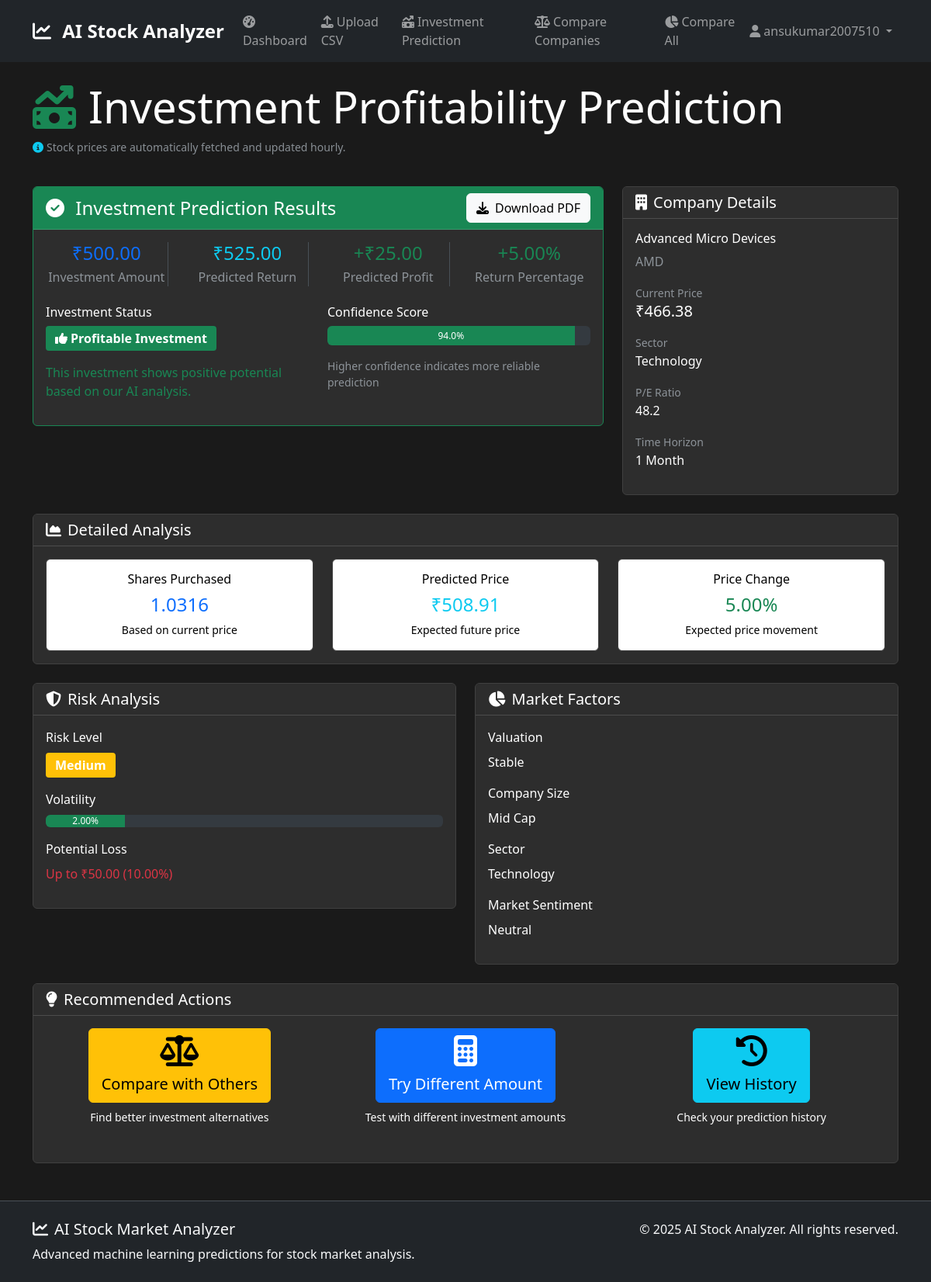
The page /view_investment/1 (signed in) on the database its author committed.
### routes/models.py (models this page shows)
class InvestmentPrediction(db.Model):
    __tablename__ = 'investment_predictions'
    id = db.Column(db.Integer, primary_key=True)
    user_id = db.Column(db.Integer, db.ForeignKey('users.id'), nullable=False, index=True)
    company_id = db.Column(db.Integer, db.ForeignKey('companies.id'), nullable=False, index=True)
    investment_amount = db.Column(db.Float, nullable=False)
    predicted_return = db.Column(db.Float, nullable=False)
    predicted_profit = db.Column(db.Float, nullable=False)
    profit_percentage = db.Column(db.Float, nullable=False)
    is_profitable = db.Column(db.Boolean, nullable=False)
    confidence_score = db.Column(db.Float, nullable=False)
    time_horizon = db.Column(db.String(20), default='1_month')  # 1_week, 1_month, 1_year
    prediction_details = db.Column(db.Text)  # JSON string of detailed prediction data
    created_at = db.Column(db.DateTime, default=datetime.utcnow, index=True)

class Company(db.Model):
    __tablename__ = 'companies'
    id = db.Column(db.Integer, primary_key=True)
    name = db.Column(db.String(100), nullable=False, unique=True)
    symbol = db.Column(db.String(10), nullable=False, unique=True)
    sector = db.Column(db.String(50), nullable=False)
    current_price = db.Column(db.Float, nullable=False)
    market_cap = db.Column(db.BigInteger, nullable=True)
    pe_ratio = db.Column(db.Float, nullable=True)
    historical_data = db.Column(db.Text)  # JSON string of historical price data
    created_at = db.Column(db.DateTime, default=datetime.utcnow)
    updated_at = db.Column(db.DateTime, default=datetime.utcnow, onupdate=datetime.utcnow)
    investment_predictions = db.relationship('InvestmentPrediction', backref='company', lazy=True, cascade='all, delete-orphan')
    comparison_company1 = db.relationship('CompanyComparison', foreign_keys='CompanyComparison.company1_id', backref='company1', lazy=True, cascade='all, delete-orphan')
    comparison_company2 = db.relationship('CompanyComparison', foreign_keys='CompanyComparison.company2_id', backref='company2', lazy=True, cascade='all, delete-orphan')

### routes/app.py (the view, shortened to what this page needs)
@app.route('/view_investment/<int:id>', methods=['GET', 'POST'])
@login_required
def view_investment(id):
    user_id = session['user_id']
    investment = InvestmentPrediction.query.filter_by(id=id, user_id=user_id).first_or_404()
    company = investment.company
    companies = Company.query.all()  # for the dropdown in the template
    try:
        details = json.loads(investment.prediction_details) if investment.prediction_details else {}
    except Exception:
        details = {}
    results = {
        "success": True,
        "investment_amount": investment.investment_amount,
        "predicted_return": investment.predicted_return,
        "predicted_profit": investment.predicted_profit,
        "profit_percentage": investment.profit_percentage,
        "is_profitable": investment.is_profitable,
        "confidence_score": investment.confidence_score,
        "time_horizon": investment.time_horizon,
        "prediction_details": details,
    }
    return render_template(
        'investment_prediction.html',
        companies=companies,
        results=results,
        company=company,
        investment_amount=investment.investment_amount,
    )

### templates/investment_prediction.html (shortened to what this page needs)
{% extends "base.html" %}
{% block content %}
<div class="row mb-4">
    <div class="col-12">
        <h1 class="display-4">
            <i class="fas fa-money-bill-trend-up me-3 text-success"></i>Investment Profitability Prediction
        </h1>
        <p class="text-muted small mt-2"><i class="fas fa-info-circle me-1 text-info"></i>Stock prices are automatically fetched and updated hourly.</p>
    </div>
</div>
{% if results %}
<div class="row mb-4">
    <div class="col-md-8">
        <div class="card border-{{ 'success' if results.is_profitable else 'danger' }}">
            <div class="card-header bg-{{ 'success' if results.is_profitable else 'danger' }} text-white">
                <div class="d-flex justify-content-between align-items-center">
                    <h4 class="mb-0">
                        <i class="fas fa-{{ 'check-circle' if results.is_profitable else 'exclamation-triangle' }} me-2"></i>
                        Investment Prediction Results
                    </h4>
                    <button onclick="downloadInvestmentPDF()" class="btn btn-light">
                        <i class="fas fa-download me-2"></i>Download PDF
                    </button>
                </div>
            </div>
            <div class="card-body">
                <div class="row text-center mb-4">
                    <div class="col-md-3">
                        <div class="border-end">
                            <h4 class="text-primary mb-1">{{ results.investment_amount|inr }}</h4>
                            <p class="text-muted mb-0">Investment Amount</p>
                        </div>
                    </div>
                    <div class="col-md-3">
                        <div class="border-end">
                            <h4 class="text-info mb-1">{{ results.predicted_return|inr }}</h4>
                            <p class="text-muted mb-0">Predicted Return</p>
                        </div>
                    </div>
                    <div class="col-md-3">
                        <div class="border-end">
                            <h4 class="mb-1">
                                {% if results.predicted_profit > 0 %}
                                    <span class="text-success">+{{ results.predicted_profit|inr }}</span>
                                {% else %}
                                    <span class="text-danger">{{ results.predicted_profit|inr }}</span>
                                {% endif %}
                            </h4>
                            <p class="text-muted mb-0">Predicted Profit</p>
                        </div>
                    </div>
                    <div class="col-md-3">
                        <h4 class="mb-1">
                            {% if results.profit_percentage > 0 %}
                                <span class="text-success">+{{ "%.2f"|format(results.profit_percentage) }}%</span>
                            {% else %}
                                <span class="text-danger">{{ "%.2f"|format(results.profit_percentage) }}%</span>
                            {% endif %}
                        </h4>
                        <p class="text-muted mb-0">Return Percentage</p>
                    </div>
                </div>
                <div class="row">
                    <div class="col-md-6">
                        <h6>Investment Status</h6>
                        {% if results.is_profitable %}
                            <span class="badge bg-success fs-6 mb-3">
                                <i class="fas fa-thumbs-up me-1"></i>Profitable Investment
                            </span>
                            <p class="text-success">This investment shows positive potential based on our AI analysis.</p>
                        {% else %}
                            <span class="badge bg-danger fs-6 mb-3">
                                <i class="fas fa-thumbs-down me-1"></i>Potential Loss
                            </span>
                            <p class="text-danger">Our analysis suggests this investment may result in a loss.</p>
                        {% endif %}
                    </div>
                    <div class="col-md-6">
                        <h6>Confidence Score</h6>
                        <div class="progress mb-3" style="height: 25px;">
                            <div class="progress-bar bg-{{ 'success' if results.confidence_score > 0.7 else 'warning' if results.confidence_score > 0.5 else 'danger' }}"
                                 role="progressbar" style="width: {{ (results.confidence_score * 100)|round }}%">
                                {{ (results.confidence_score * 100)|round }}%
                            </div>
                        </div>
                        <p class="small text-muted">Higher confidence indicates more reliable prediction</p>
                    </div>
                </div>
            </div>
        </div>
    </div>
    <div class="col-md-4">
        <div class="card">
            <div class="card-header">
                <h5 class="mb-0">
                    <i class="fas fa-building me-2"></i>Company Details
                </h5>
            </div>
            <div class="card-body">
                <h6 class="card-title">{{ company.name }}</h6>
                <p class="text-muted">{{ company.symbol }}</p>
                <div class="mb-3">
                    <small class="text-muted">Current Price</small>
                    <h5 class="mb-2">{{ company.current_price|inr }}</h5>
                </div>
                <div class="mb-3">
                    <small class="text-muted">Sector</small>
                    <p class="mb-0">{{ company.sector }}</p>
                </div>
                {% if company.pe_ratio %}
                <div class="mb-3">
                    <small class="text-muted">P/E Ratio</small>
                    <p class="mb-0">{{ company.pe_ratio }}</p>
                </div>
                {% endif %}
                <div class="mb-3">
                    <small class="text-muted">Time Horizon</small>
                      <p class="mb-0">{{ results.time_horizon }}</p>
                </div>
            </div>
        </div>
    </div>
</div>
<div class="row mb-4">
    <div class="col-12">
        <div class="card">
            <div class="card-header">
                <h5 class="mb-0">
                    <i class="fas fa-chart-area me-2"></i>Detailed Analysis
                </h5>
            </div>
            <div class="card-body">
                <div class="row">
                    <div class="col-md-4">
                        <div class="card bg-light">
                            <div class="card-body text-center">
                                <h6 class="card-title">Shares Purchased</h6>
                                <h4 class="text-primary">{{ "%.4f"|format(results.prediction_details.shares_purchased) }}</h4>
                                <p class="card-text small">Based on current price</p>
                            </div>
                        </div>
                    </div>
                    <div class="col-md-4">
                        <div class="card bg-light">
                            <div class="card-body text-center">
                                <h6 class="card-title">Predicted Price</h6>
                                <h4 class="text-info">{{ results.prediction_details.predicted_price|inr }}</h4>
                                <p class="card-text small">Expected future price</p>
                            </div>
                        </div>
                    </div>
                    <div class="col-md-4">
                        <div class="card bg-light">
                            <div class="card-body text-center">
                                <h6 class="card-title">Price Change</h6>
                                <h4 class="{{ 'text-success' if results.prediction_details.price_change > 0 else 'text-danger' }}">
                                    {{ "%.2f"|format(results.prediction_details.price_change_percent) }}%
                                </h4>
                                <p class="card-text small">Expected price movement</p>
                            </div>
                        </div>
                    </div>
                </div>
            </div>
        </div>
    </div>
</div>
<div class="row mb-4">
    <div class="col-md-6">
        <div class="card">
            <div class="card-header">
                <h5 class="mb-0">
                    <i class="fas fa-shield-alt me-2"></i>Risk Analysis
                </h5>
            </div>
            <div class="card-body">
                <div class="mb-3">
                    <label class="form-label">Risk Level</label>
                    <div>
                        {% set risk_level = results.prediction_details.risk_analysis.risk_level %}
                        <span class="badge bg-{{ 'success' if risk_level == 'Low' else 'warning' if risk_level == 'Medium' else 'danger' }} fs-6">
                            {{ risk_level }}
                        </span>
                    </div>
                </div>
                <div class="mb-3">
                    <label class="form-label">Volatility</label>
                    <div class="progress">
                        <div class="progress-bar bg-{{ 'success' if results.prediction_details.risk_analysis.volatility < 3 else 'warning' if results.prediction_details.risk_analysis.volatility < 6 else 'danger' }}"
                             role="progressbar" style="width: {{ results.prediction_details.risk_analysis.volatility * 10 }}%">
                            {{ "%.2f"|format(results.prediction_details.risk_analysis.volatility) }}%
                        </div>
                    </div>
                </div>
                <div class="mb-3">
                    <label class="form-label">Potential Loss</label>
                    <p class="text-danger mb-0">
                        Up to {{ results.prediction_details.risk_analysis.potential_loss_amount|inr }}
                        ({{ "%.2f"|format(results.prediction_details.risk_analysis.potential_loss_percent) }}%)
                    </p>
                </div>
            </div>
        </div>
    </div>
    <div class="col-md-6">
        <div class="card">
            <div class="card-header">
                <h5 class="mb-0">
                    <i class="fas fa-chart-pie me-2"></i>Market Factors
                </h5>
            </div>
            <div class="card-body">
                <div class="mb-3">
                    <label class="form-label">Valuation</label>
                    <p class="mb-1">{{ results.prediction_details.market_factors.pe_analysis }}</p>
                </div>
                <div class="mb-3">
                    <label class="form-label">Company Size</label>
                    <p class="mb-1">{{ results.prediction_details.market_factors.size_analysis }}</p>
                </div>
                <div class="mb-3">
                    <label class="form-label">Sector</label>
                    <p class="mb-1">{{ results.prediction_details.market_factors.sector }}</p>
                </div>
                <div class="mb-3">
                    <label class="form-label">Market Sentiment</label>
                    <p class="mb-0">{{ results.prediction_details.market_factors.market_sentiment }}</p>
                </div>
            </div>
        </div>
    </div>
</div>
<div class="row">
    <div class="col-12">
        <div class="card">
            <div class="card-header">
                <h5 class="mb-0">
                    <i class="fas fa-lightbulb me-2"></i>Recommended Actions
                </h5>
            </div>
            <div class="card-body">
                <div class="row">
                    <div class="col-md-4 text-center mb-3">
                        <a href="{{ url_for('company_comparison') }}" class="btn btn-warning btn-lg">
                            <i class="fas fa-balance-scale fa-2x d-block mb-2"></i>
                            Compare with Others
                        </a>
                        <p class="small mt-2">Find better investment alternatives</p>
                    </div>
                    <div class="col-md-4 text-center mb-3">
                        <button type="button" class="btn btn-primary btn-lg" data-bs-toggle="modal" data-bs-target="#newPredictionModal">
                            <i class="fas fa-calculator fa-2x d-block mb-2"></i>
                            Try Different Amount
                        </button>
                        <p class="small mt-2">Test with different investment amounts</p>
                    </div>
                    <div class="col-md-4 text-center mb-3">
                        <a href="{{ url_for('dashboard') }}" class="btn btn-info btn-lg">
                            <i class="fas fa-history fa-2x d-block mb-2"></i>
                            View History
                        </a>
                        <p class="small mt-2">Check your prediction history</p>
                    </div>
                </div>
            </div>
        </div>
    </div>
</div>
{% endif %}
{% endblock %}

### rows shown on the page
InvestmentPrediction: investment_amount|inr "₹500.00", predicted_return|inr "₹525.00", predicted_profit|inr "₹25.00", profit_percentage "5.00", (results.confidence_score*100)|round "94.0", time_horizon "1 Month"
Company: name "Advanced Micro Devices", symbol "AMD", current_price|inr "₹466.38", sector "Technology", pe_ratio "48.2"

### other values the page prints
{{ session.username or 'User' }} "ansukumar2007510"
{{ "%.4f"|format(results.prediction_details.shares_purchased) }} "1.0316"
{{ results.prediction_details.predicted_price|inr }} "₹508.91"
{{ "%.2f"|format(results.prediction_details.price_change_percent) }} "5.00"
{{ risk_level }} "Medium"
{{ "%.2f"|format(results.prediction_details.risk_analysis.volatility) }} "2.00"
{{ results.prediction_details.risk_analysis.potential_loss_amount|inr }} "₹50.00"
{{ results.prediction_details.market_factors.pe_analysis }} "Stable"
{{ results.prediction_details.market_factors.size_analysis }} "Mid Cap"
{{ results.prediction_details.market_factors.sector }} "Technology"
{{ results.prediction_details.market_factors.market_sentiment }} "Neutral"
